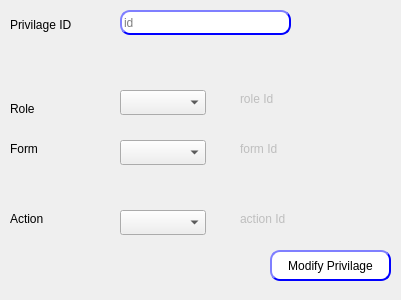
<?xml version="1.0" encoding="UTF-8"?>
<ui version="4.0">
 <class>Priv</class>
 <widget class="QDialog" name="Priv">
  <property name="geometry">
   <rect>
    <x>0</x>
    <y>0</y>
    <width>401</width>
    <height>300</height>
   </rect>
  </property>
  <property name="windowTitle">
   <string>Priv</string>
  </property>
  <widget class="QLabel" name="LB_roleId">
   <property name="enabled">
    <bool>false</bool>
   </property>
   <property name="geometry">
    <rect>
     <x>240</x>
     <y>90</y>
     <width>151</width>
     <height>17</height>
    </rect>
   </property>
   <property name="frameShape">
    <enum>QFrame::NoFrame</enum>
   </property>
   <property name="text">
    <string>role Id</string>
   </property>
  </widget>
  <widget class="QComboBox" name="CMB_roleName">
   <property name="geometry">
    <rect>
     <x>120</x>
     <y>90</y>
     <width>86</width>
     <height>25</height>
    </rect>
   </property>
  </widget>
  <widget class="QLabel" name="LB_formId">
   <property name="enabled">
    <bool>false</bool>
   </property>
   <property name="geometry">
    <rect>
     <x>240</x>
     <y>140</y>
     <width>141</width>
     <height>17</height>
    </rect>
   </property>
   <property name="frameShape">
    <enum>QFrame::NoFrame</enum>
   </property>
   <property name="text">
    <string>form Id</string>
   </property>
  </widget>
  <widget class="QLabel" name="label_2">
   <property name="geometry">
    <rect>
     <x>10</x>
     <y>140</y>
     <width>67</width>
     <height>17</height>
    </rect>
   </property>
   <property name="text">
    <string>Form</string>
   </property>
  </widget>
  <widget class="QComboBox" name="CMB_formName">
   <property name="geometry">
    <rect>
     <x>120</x>
     <y>140</y>
     <width>86</width>
     <height>25</height>
    </rect>
   </property>
  </widget>
  <widget class="QLabel" name="label_3">
   <property name="geometry">
    <rect>
     <x>10</x>
     <y>210</y>
     <width>67</width>
     <height>17</height>
    </rect>
   </property>
   <property name="text">
    <string>Action</string>
   </property>
  </widget>
  <widget class="QLabel" name="User">
   <property name="geometry">
    <rect>
     <x>10</x>
     <y>100</y>
     <width>67</width>
     <height>17</height>
    </rect>
   </property>
   <property name="text">
    <string>Role</string>
   </property>
  </widget>
  <widget class="QComboBox" name="CMB_actionName">
   <property name="geometry">
    <rect>
     <x>120</x>
     <y>210</y>
     <width>86</width>
     <height>25</height>
    </rect>
   </property>
  </widget>
  <widget class="QPushButton" name="BTN_modifyPrivilage">
   <property name="geometry">
    <rect>
     <x>270</x>
     <y>250</y>
     <width>121</width>
     <height>31</height>
    </rect>
   </property>
   <property name="styleSheet">
    <string notr="true">QPushButton{
                                        background-color: white;
                                        border-style: outset;
                                        border-width: 2px;
                                        border-radius: 10px;
                                        border-color: blue;
                                        min-width: 6em;
                                        }
                                        QPushButton:hover {
                                        background: qradialgradient(
                                        cx: 0.3, cy: -0.4, fx: 0.3, fy: -0.4,
                                        radius: 1.35, stop: 0 #fff, stop: 1 #bbb
                                        );
                                        }
                                        QPushButton:pressed {
                                        border-style: inset;
                                        background: qradialgradient(
                                        cx: 0.4, cy: -0.1, fx: 0.4, fy: -0.1,
                                        radius: 1.35, stop: 0 #fff, stop: 1 #ddd
                                        );
                                        }
                                    </string>
   </property>
   <property name="text">
    <string>Modify Privilage</string>
   </property>
  </widget>
  <widget class="QLabel" name="LB_actionId">
   <property name="enabled">
    <bool>false</bool>
   </property>
   <property name="geometry">
    <rect>
     <x>240</x>
     <y>210</y>
     <width>141</width>
     <height>17</height>
    </rect>
   </property>
   <property name="frameShape">
    <enum>QFrame::NoFrame</enum>
   </property>
   <property name="text">
    <string>action Id</string>
   </property>
  </widget>
  <widget class="QLineEdit" name="LE_id">
   <property name="geometry">
    <rect>
     <x>120</x>
     <y>10</y>
     <width>171</width>
     <height>25</height>
    </rect>
   </property>
   <property name="styleSheet">
    <string notr="true">QLineEdit{
                                        background-color: white;
                                        border-style: outset;
                                        border-width: 2px;
                                        border-radius: 10px;
                                        border-color: blue;
                                        min-width: 6em;
                                        }
                                        QLineEdit:hover {
                                        background: qradialgradient(
                                        cx: 0.3, cy: -0.4, fx: 0.3, fy: -0.4,
                                        radius: 1.35, stop: 0 #fff, stop: 1 #bbb
                                        );
                                        }
                                       QLineEdit:pressed {
                                        border-style: inset;
                                        background: qradialgradient(
                                        cx: 0.4, cy: -0.1, fx: 0.4, fy: -0.1,
                                        radius: 1.35, stop: 0 #fff, stop: 1 #ddd
                                        );
                                        }
                                    </string>
   </property>
   <property name="placeholderText">
    <string>id</string>
   </property>
  </widget>
  <widget class="QLabel" name="label_9">
   <property name="geometry">
    <rect>
     <x>10</x>
     <y>10</y>
     <width>99</width>
     <height>29</height>
    </rect>
   </property>
   <property name="text">
    <string>Privilage ID</string>
   </property>
  </widget>
 </widget>
 <resources/>
 <connections/>
</ui>
